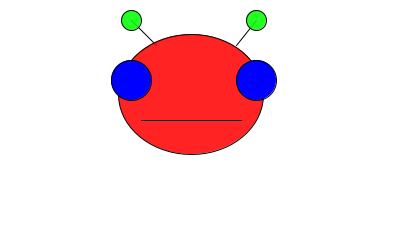
Frame 1 (no input)
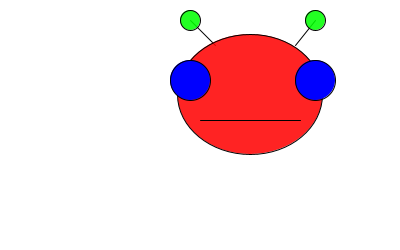
Frame 60 (the mouse pressed at the canvas centre just before this capture)
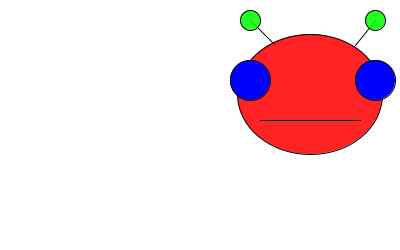
Frame 120 (the mouse held since frame 60 and released just before this capture)

The Processing sketch that drew these frames (run headless with seeded random() and noise(); from frame 60 on, the mouse is pressed at the canvas centre):

// Processing sketch: processing_122844
// ── processing_122844.pde

int x = 100;
int y = 1;
int speed = 1;  // botstbal

void setup() {
size(400,250);
}

void draw() {
 background(255);
 
 x = x + speed;

  if ((x>width) || (x<0)) {
    speed = speed*-1;
  }
  
stroke(0);
line(30+x,20,55+x,45);
line(155+x,20,135+x,45);
fill(0,255,0,220);    //stokbolletjes\\
ellipse(30+x,20,20,20);
ellipse(155+x,20,20,20);


fill(255,0,0,220);
ellipse(90+x,94,145,120);  //face\\

fill(0,0,255);
ellipse(30+x,80,40,40);  //eyes\\
ellipse(155+x,80,40,40);

stroke(0);
line(40+x,120,140+x,120);  //mouth\\

println("i'm an alien");
}
